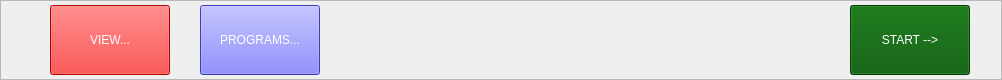
<?xml version="1.0" encoding="UTF-8"?>
<ui version="4.0">
 <class>view_programs_start_buttons_form</class>
 <widget class="QWidget" name="view_programs_start_buttons_form">
  <property name="geometry">
   <rect>
    <x>0</x>
    <y>0</y>
    <width>1002</width>
    <height>80</height>
   </rect>
  </property>
  <property name="windowTitle">
   <string>Form</string>
  </property>
  <widget class="QFrame" name="view_programs_start_buttons_win">
   <property name="geometry">
    <rect>
     <x>0</x>
     <y>0</y>
     <width>1002</width>
     <height>80</height>
    </rect>
   </property>
   <property name="frameShape">
    <enum>QFrame::StyledPanel</enum>
   </property>
   <property name="frameShadow">
    <enum>QFrame::Raised</enum>
   </property>
   <widget class="QPushButton" name="btn_view_settings_home">
    <property name="geometry">
     <rect>
      <x>50</x>
      <y>5</y>
      <width>120</width>
      <height>70</height>
     </rect>
    </property>
    <property name="styleSheet">
     <string notr="true">color: rgb(255, 255, 255);
background-color: rgb(255, 0, 0);
alternate-background-color: rgb(255, 85, 0);</string>
    </property>
    <property name="text">
     <string>VIEW...</string>
    </property>
   </widget>
   <widget class="QPushButton" name="btn_programs_settings_home">
    <property name="geometry">
     <rect>
      <x>200</x>
      <y>5</y>
      <width>120</width>
      <height>70</height>
     </rect>
    </property>
    <property name="styleSheet">
     <string notr="true">color: rgb(255, 255, 255);
background-color: rgb(85, 85, 255);
alternate-background-color: rgb(85, 0, 255);</string>
    </property>
    <property name="text">
     <string>PROGRAMS...</string>
    </property>
   </widget>
   <widget class="QPushButton" name="btn_start_settings_home">
    <property name="geometry">
     <rect>
      <x>850</x>
      <y>5</y>
      <width>120</width>
      <height>70</height>
     </rect>
    </property>
    <property name="styleSheet">
     <string notr="true">color: rgb(255, 255, 255);
background-color: rgb(0, 85, 0);
alternate-background-color: rgb(85, 170, 0);</string>
    </property>
    <property name="text">
     <string>START --&gt;</string>
    </property>
   </widget>
  </widget>
 </widget>
 <resources/>
 <connections/>
</ui>
